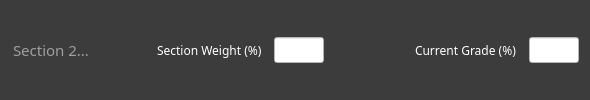
       <widget class="QFrame" name="input2Frame">
        <property name="styleSheet">
         <string notr="true">background-color: rgb(60, 60, 60);</string>
        </property>
        <property name="frameShape">
         <enum>QFrame::NoFrame</enum>
        </property>
        <property name="frameShadow">
         <enum>QFrame::Plain</enum>
        </property>
        <property name="lineWidth">
         <number>0</number>
        </property>
        <layout class="QHBoxLayout" name="horizontalLayout_4">
         <item>
          <widget class="QLineEdit" name="s2">
           <property name="font">
            <font>
             <family>Montserrat Medium</family>
             <pointsize>11</pointsize>
            </font>
           </property>
           <property name="styleSheet">
            <string notr="true">color: rgb(255, 255, 255);</string>
           </property>
           <property name="frame">
            <bool>false</bool>
           </property>
           <property name="placeholderText">
            <string>Section 2...</string>
           </property>
          </widget>
         </item>
         <item>
          <widget class="QLabel" name="label_4">
           <property name="font">
            <font>
             <family>Montserrat SemiBold</family>
             <pointsize>9</pointsize>
            </font>
           </property>
           <property name="styleSheet">
            <string notr="true">color: rgb(255, 255, 255);</string>
           </property>
           <property name="text">
            <string>Section Weight (%)  </string>
           </property>
          </widget>
         </item>
         <item>
          <widget class="QLineEdit" name="w2">
           <property name="maximumSize">
            <size>
             <width>50</width>
             <height>16777215</height>
            </size>
           </property>
           <property name="font">
            <font>
             <family>Montserrat SemiBold</family>
             <pointsize>10</pointsize>
            </font>
           </property>
           <property name="styleSheet">
            <string notr="true">background-color: rgb(255, 255, 255);
color: rgb(0, 0, 0);</string>
           </property>
           <property name="placeholderText">
            <string/>
           </property>
          </widget>
         </item>
         <item>
          <spacer name="horizontalSpacer_2">
           <property name="orientation">
            <enum>Qt::Horizontal</enum>
           </property>
           <property name="sizeType">
            <enum>QSizePolicy::Fixed</enum>
           </property>
           <property name="sizeHint" stdset="0">
            <size>
             <width>85</width>
             <height>20</height>
            </size>
           </property>
          </spacer>
         </item>
         <item>
          <widget class="QLabel" name="label_3">
           <property name="font">
            <font>
             <family>Montserrat SemiBold</family>
             <pointsize>9</pointsize>
            </font>
           </property>
           <property name="styleSheet">
            <string notr="true">color: rgb(255, 255, 255);</string>
           </property>
           <property name="text">
            <string>Current Grade (%)  </string>
           </property>
          </widget>
         </item>
         <item>
          <widget class="QLineEdit" name="g2">
           <property name="maximumSize">
            <size>
             <width>50</width>
             <height>16777215</height>
            </size>
           </property>
           <property name="font">
            <font>
             <family>Montserrat SemiBold</family>
             <pointsize>10</pointsize>
            </font>
           </property>
           <property name="styleSheet">
            <string notr="true">background-color: rgb(255, 255, 255);
color: rgb(0, 0, 0);</string>
           </property>
          </widget>
         </item>
        </layout>
       </widget>
